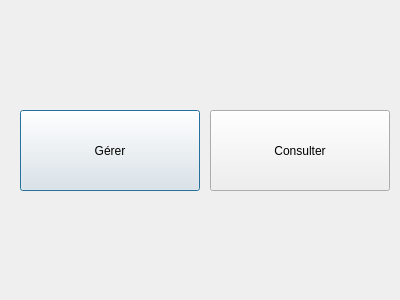
<?xml version="1.0" encoding="UTF-8"?>
<ui version="4.0">
 <class>formateurR</class>
 <widget class="QDialog" name="formateurR">
  <property name="geometry">
   <rect>
    <x>0</x>
    <y>0</y>
    <width>400</width>
    <height>300</height>
   </rect>
  </property>
  <property name="windowTitle">
   <string>Dialog</string>
  </property>
  <widget class="QPushButton" name="gerer">
   <property name="geometry">
    <rect>
     <x>20</x>
     <y>110</y>
     <width>180</width>
     <height>81</height>
    </rect>
   </property>
   <property name="text">
    <string>Gérer</string>
   </property>
  </widget>
  <widget class="QPushButton" name="consulter">
   <property name="geometry">
    <rect>
     <x>210</x>
     <y>110</y>
     <width>180</width>
     <height>81</height>
    </rect>
   </property>
   <property name="text">
    <string>Consulter</string>
   </property>
  </widget>
 </widget>
 <resources/>
 <connections/>
</ui>
